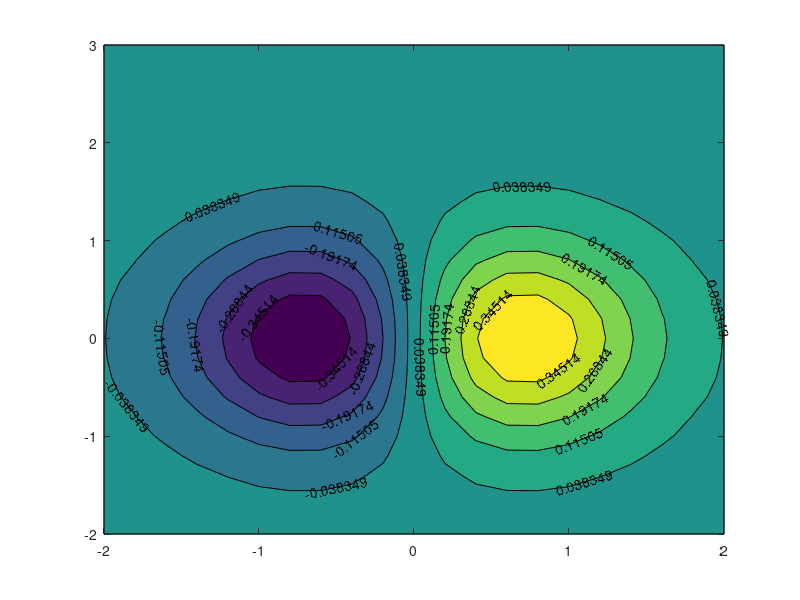

Source code (MATLAB):
%  x=[0 0 0 0 ;
%     0 0 0 1 ;
%     0 0 0 0  ];
% surf (x)
% x=magic(20)
% surf (x)
% figure;
% contour (x);

% 
% hold on;
% 
% y = magic (20);
% %surf (y);
% 
% z = peaks(100);
% plot z
% zmin = floor(min(Z(:)));
% zmax = ceil(max(Z(:)));
% zinc = (zmax - zmin) / 40;
% zlevs = zmin:zinc:zmax;
% contour(Z,zlevs)

x = -2:0.2:2;
y = -2:0.2:3;
[X,Y] = meshgrid(x,y);
Z = X.*exp(-X.^2-Y.^2);

figure
contourf(X,Y,Z,'ShowText','on')